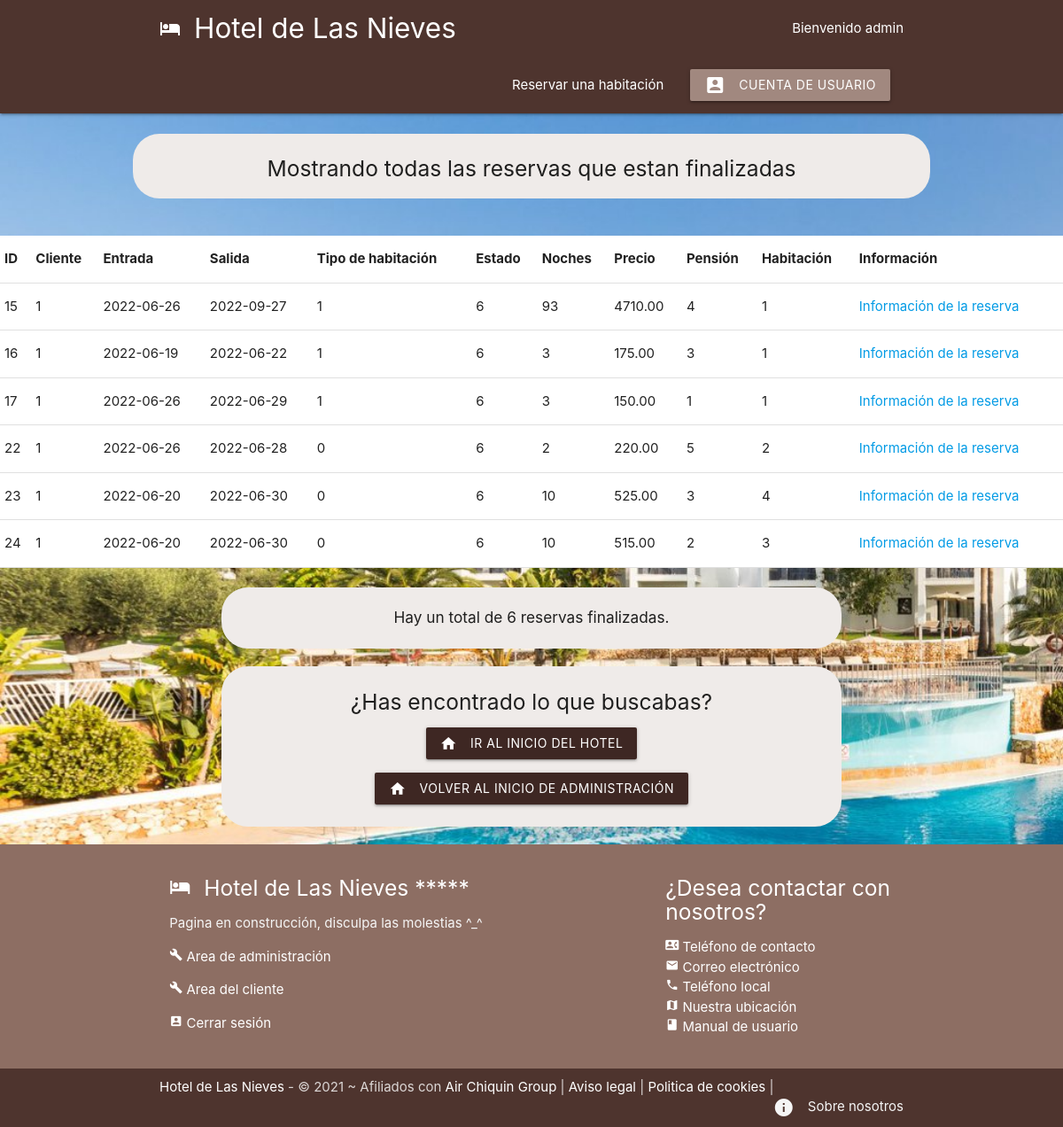
The app's page /reservas/select_terminated_reservas.php (signed in) with its own data.
### tables this page shows
CREATE TABLE `73_clientes` (
  `id` int(11) NOT NULL,
  `usuario` varchar(32) NOT NULL,
  `nombre` varchar(32) NOT NULL,
  `apellido_primero` varchar(32) NOT NULL,
  `apellido_segundo` varchar(32) NOT NULL,
  `tipo_id` int(11) NOT NULL,
  `dni` varchar(9) NOT NULL,
  `direccion` varchar(128) NOT NULL,
  `telefono` int(18) NOT NULL,
  `email` varchar(128) NOT NULL,
  `contrasena` varchar(64) NOT NULL,
  `fecha_nacimiento` date NOT NULL
);

CREATE TABLE `73_reservas` (
  `id` int(11) NOT NULL,
  `cliente_id` int(11) NOT NULL,
  `entrada` date NOT NULL,
  `salida` date NOT NULL,
  `tipoHabitacion_id` int(11) NOT NULL,
  `estado_id` int(11) NOT NULL,
  `noches` int(2) NOT NULL,
  `precio` double(7,2) NOT NULL,
  `pension_id` int(11) NOT NULL,
  `habitacion_id` int(11) NOT NULL
);

### reservas/select_terminated_reservas.php (the view, shortened to what this page needs)
<?php
    include('./../config/config_bd.php');
    $sql = "SELECT * FROM `73_reservas` WHERE `estado_id` = '6'";
    $resultados = mysqli_query($conn, $sql);
    $reservas = mysqli_fetch_all($resultados, MYSQLI_ASSOC);
?>
<!DOCTYPE html>
<html lang="es">
<?php include('./../templates/header.php'); ?>
<br>
<div class="center fondoInicio">
  <h5> Mostrando todas las reservas que estan finalizadas </h5>
</div>
<br>
<table class="highlight white">
        <thead>
          <tr>
              <th>ID</th>
              <th>Cliente</th>
              <th>Entrada</th>
              <th>Salida</th>
              <th>Tipo de habitación</th>
              <th>Estado</th>
              <th>Noches</th>
              <th>Precio</th>
              <th>Pensión</th>
              <th>Habitación</th>
              <th>Información</th>
          </tr>
        </thead>
        <?php foreach($reservas as $rev): ?>
        <tbody>
        <tr>
          <td><?php echo htmlspecialchars($rev['id'])?></td>
          <td><?php echo htmlspecialchars($rev['cliente_id'])?></td>
          <td><?php echo htmlspecialchars($rev['entrada'])?></td>
          <td><?php echo htmlspecialchars($rev['salida'])?></td>
          <td><?php echo htmlspecialchars($rev['tipoHabitacion_id'])?></td>
          <td><?php echo htmlspecialchars($rev['estado_id'])?></td>
          <td><?php echo htmlspecialchars($rev['noches'])?></td>
          <td><?php echo htmlspecialchars($rev['precio'])?></td>
          <td><?php echo htmlspecialchars($rev['pension_id'])?></td>
          <td><?php echo htmlspecialchars($rev['habitacion_id'])?></td>
          <td><a href="detalles_reserva.php?id=<?php echo $rev['id'] ?>">Información de la reserva</a></td>
        </tr>
        <?php endforeach; ?>
        </tbody>
      </table>
 <br>
<div class="fondoAcerca center">
<?php if(count($reservas) == 1) : ?>
    <p class="center"> <h6>Hay un total de <?php echo count($reservas)?> reserva finalizadas.</h6> </p>
<?php elseif(count($reservas) >= 2) : ?>
    <p class="center"> <h6>Hay un total de <?php echo count($reservas)?> reservas finalizadas.</h6> </p>
<?php else :?>
    <p class="center">
      <h6>No hay reservas finalizadas.</h6>
    </p>
<?php endif; ?>
</div>
<div class="fondoAcerca">
  <p class="center"> <h5 class="center">¿Has encontrado lo que buscabas?</h5> </p>
  <section>
    <p class="center"> <a href="./../index.php" class="waves-effect waves-light brown darken-4 btn"><i class="material-icons left">home</i> Ir al inicio del hotel </a> </p>
    <p class="center"> <a href="./../admin/index_admin.php" class="waves-effect waves-light brown darken-4 btn"><i class="material-icons left">home</i> Volver al inicio de administración </a> </p>
  </section>
</div>
<?php include('./../templates/footer.php'); ?>
</body>
</html>

### templates/header.php (shortened to what this page needs)
<head>
    <link rel="stylesheet" href="https://cdnjs.cloudflare.com/ajax/libs/materialize/1.0.0/css/materialize.min.css">
</head>
<body class = "fondo">
    <nav class="nav-extended brown darken-3 z-deph-0">
        <div class="nav-wrapper container">
        <a href = "/student73/dwes/index.php" class="brand-logo brand-text"> <i class="material-icons left">hotel</i> Hotel de Las Nieves </a>
        <ul id="nav-mobile" class="right">
            <li class="right"> Bienvenido <?php
            if(empty($_SESSION["id"])) {
                echo "anonimo...";
            } else {
                $conn = mysqli_connect('localhost', 'david', '1234', 'hotel');
                $sql = "SELECT * FROM 73_clientes WHERE id = '".$_SESSION["id"]."'";
                $resultados = mysqli_query($conn, $sql);
                $usuario = mysqli_fetch_all($resultados, MYSQLI_ASSOC);
                foreach ($usuario as $user){
                   echo $user["usuario"];
                }
            }
            ?></li>
            <br>
            <li><a href="/student73/dwes/reservas/info_reservas.php">Reservar una habitación</a></li>
            <li><a href="
            <?php
                if(empty($_SESSION["id"])){
                    echo "/student73/dwes/clientes/login_cliente.php";
                } else {
                    echo "/student73/dwes/clientes/index_cliente.php";
                }
            ?>
            " class="brown lighten-2 btn"><i class="material-icons left">account_box</i>Cuenta de usuario</a></li>
        </ul>
        </div>
    </nav>

### templates/header.php (style rules this page uses)
.brand-text { color: #FFFFFF !important; }
.fondo { background-image: url("/student73/dwes/img/fondos/imagen_principal.jpeg"); background-repeat: no-repeat; background-size: cover; }
.fondoInicio { background-color: #efebe9; background-repeat: no-repeat; background-position: center; width: 900px; margin: auto; border-radius: 30px; padding: 10px; margin-bottom: 20px; }
.fondoAcerca { background-color: #efebe9; background-repeat: no-repeat; background-position: center; width: 700px; margin: auto; border-radius: 30px; padding: 10px; margin-bottom: 20px; }
body { display: flex; min-height: 100vh; flex-direction: column; }

### records on screen
73_clientes: usuario "admin"
73_reservas: id "15", cliente "1", entrada "2022-06-26", salida "2022-09-27", tipoHabitacion "1", estado "6", noches "93", precio "4710.00", pension "4", habitacion "1"
73_reservas: id "16", cliente "1", entrada "2022-06-19", salida "2022-06-22", tipoHabitacion "1", estado "6", noches "3", precio "175.00", pension "3", habitacion "1"
73_reservas: id "17", cliente "1", entrada "2022-06-26", salida "2022-06-29", tipoHabitacion "1", estado "6", noches "3", precio "150.00", pension "1", habitacion "1"
73_reservas: id "22", cliente "1", entrada "2022-06-26", salida "2022-06-28", tipoHabitacion "0", estado "6", noches "2", precio "220.00", pension "5", habitacion "2"
73_reservas: id "23", cliente "1", entrada "2022-06-20", salida "2022-06-30", tipoHabitacion "0", estado "6", noches "10", precio "525.00", pension "3", habitacion "4"
73_reservas: id "24", cliente "1", entrada "2022-06-20", salida "2022-06-30", tipoHabitacion "0", estado "6", noches "10", precio "515.00", pension "2", habitacion "3"

### other values on screen
count($reservas) "6"
